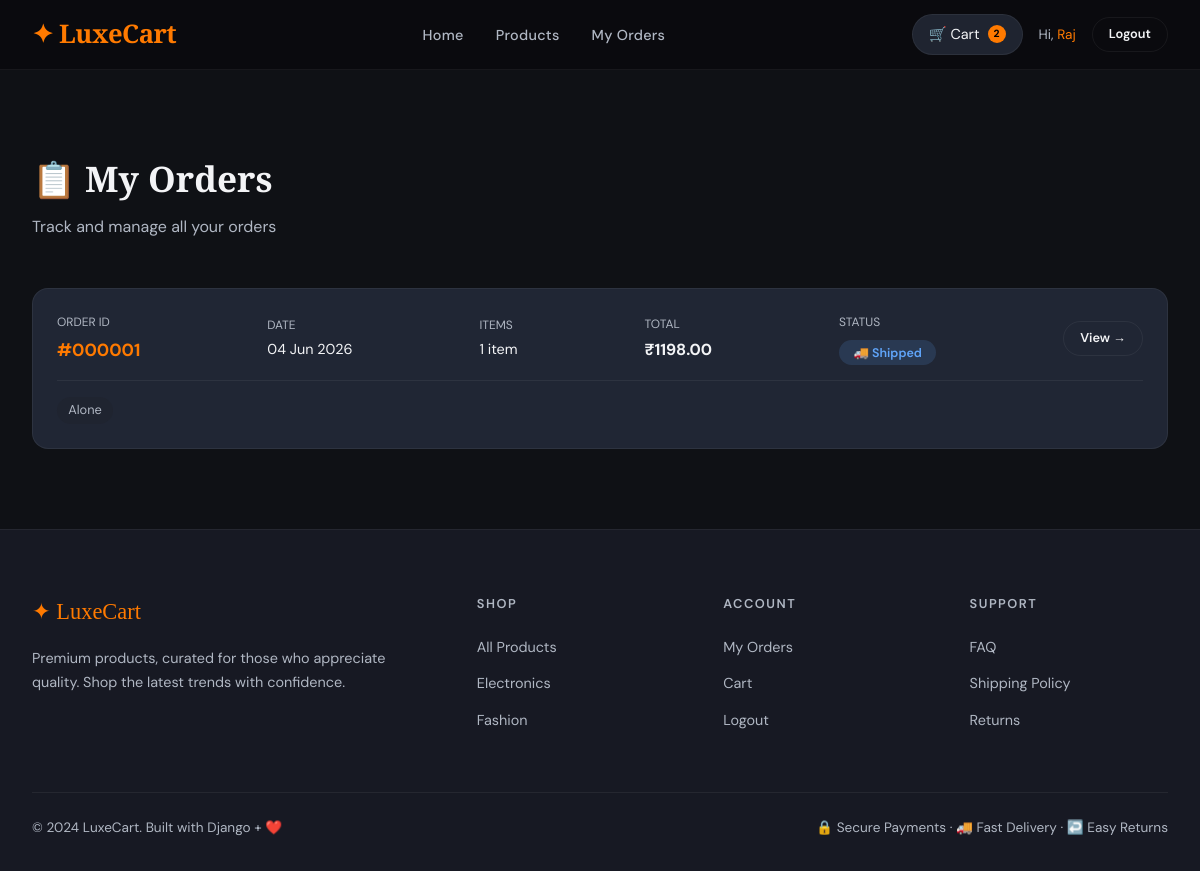
Screenshot of /orders/ (signed in) with the database file from the repository.
### store/models.py (models this page shows, shortened)
class Order(models.Model):
    STATUS_CHOICES = [
        ('pending', 'Pending'),
        ('processing', 'Processing'),
        ('shipped', 'Shipped'),
        ('delivered', 'Delivered'),
        ('cancelled', 'Cancelled'),
    ]
    user = models.ForeignKey(User, on_delete=models.CASCADE, related_name='orders')
    status = models.CharField(max_length=20, choices=STATUS_CHOICES, default='pending')
    total_price = models.DecimalField(max_digits=10, decimal_places=2, default=0)
    shipping_name = models.CharField(max_length=200)
    shipping_address = models.TextField()
    shipping_city = models.CharField(max_length=100)
    shipping_state = models.CharField(max_length=100)
    shipping_zip = models.CharField(max_length=20)
    shipping_phone = models.CharField(max_length=20)
    payment_method = models.CharField(max_length=50, default='cod')
    created_at = models.DateTimeField(auto_now_add=True)
    updated_at = models.DateTimeField(auto_now=True)
    @property
    def status_icon(self):
        icons = {'pending': '🕐', 'processing': '⚙️', 'shipped': '🚚', 'delivered': '✅', 'cancelled': '❌'}
        return icons.get(self.status, '📦')

class OrderItem(models.Model):
    order = models.ForeignKey(Order, on_delete=models.CASCADE, related_name='items')
    product = models.ForeignKey(Product, on_delete=models.CASCADE)
    quantity = models.PositiveIntegerField(default=1)
    price = models.DecimalField(max_digits=10, decimal_places=2)

class Product(models.Model):
    category = models.ForeignKey(Category, on_delete=models.SET_NULL, null=True, related_name='products')
    name = models.CharField(max_length=200)
    slug = models.SlugField(unique=True)
    description = models.TextField()
    price = models.DecimalField(max_digits=10, decimal_places=2)
    original_price = models.DecimalField(max_digits=10, decimal_places=2, null=True, blank=True)
    stock = models.PositiveIntegerField(default=0)
    image = models.ImageField(upload_to='products/', blank=True)
    image_url = models.URLField(blank=True)  # fallback for demo images
    rating = models.DecimalField(max_digits=3, decimal_places=1, default=4.5)
    review_count = models.PositiveIntegerField(default=0)
    is_featured = models.BooleanField(default=False)
    is_active = models.BooleanField(default=True)
    created_at = models.DateTimeField(auto_now_add=True)

### store/views.py (the view)
# urls.py: path('orders/', views.order_history, name='order_history'),
@login_required
def order_history(request):
    orders = Order.objects.filter(user=request.user).order_by('-created_at')
    return render(request, 'store/order_history.html', {'orders': orders})

### store/context_processors.py (called while the page is built)
def cart_count(request):
    if request.user.is_authenticated:
        try:
            cart = Cart.objects.get(user=request.user)
            return {'cart_count': cart.item_count}
        except Cart.DoesNotExist:
            pass
    return {'cart_count': 0}

### store/models.py (called while the page is built)
    @property
    def item_count(self):
        return sum(item.quantity for item in self.cartitem_set.all())

### store/templates/store/order_history.html (shortened to what this page needs)
{% extends 'store/base.html' %}
{% block content %}
<div class="section">
  <div class="container">
    <h1 class="section-title">📋 My Orders</h1>
    <p class="section-sub">Track and manage all your orders</p>
    {% if orders %}
    <div style="display:flex;flex-direction:column;gap:1.2rem;">
      {% for order in orders %}
      <div style="background:var(--card);border:1px solid var(--border);border-radius:var(--radius);padding:1.5rem;transition:all 0.2s;"
           onmouseenter="this.style.borderColor='rgba(232,201,122,0.3)'"
           onmouseleave="this.style.borderColor='var(--border)'">
        <div style="display:flex;align-items:center;justify-content:space-between;flex-wrap:wrap;gap:1rem;">
          <div>
            <div style="font-size:0.75rem;color:var(--text2);margin-bottom:0.2rem;">ORDER ID</div>
            <div style="font-size:1.1rem;font-weight:700;color:var(--accent);">#{{ order.id|stringformat:"06d" }}</div>
          </div>
          <div>
            <div style="font-size:0.75rem;color:var(--text2);margin-bottom:0.2rem;">DATE</div>
            <div style="font-size:0.9rem;">{{ order.created_at|date:"d M Y" }}</div>
          </div>
          <div>
            <div style="font-size:0.75rem;color:var(--text2);margin-bottom:0.2rem;">ITEMS</div>
            <div style="font-size:0.9rem;">{{ order.items.count }} item{% if order.items.count != 1 %}s{% endif %}</div>
          </div>
          <div>
            <div style="font-size:0.75rem;color:var(--text2);margin-bottom:0.2rem;">TOTAL</div>
            <div style="font-size:1rem;font-weight:700;">₹{{ order.total_price }}</div>
          </div>
          <div>
            <div style="font-size:0.75rem;color:var(--text2);margin-bottom:0.4rem;">STATUS</div>
            <span style="padding:0.3rem 0.9rem;border-radius:50px;font-size:0.78rem;font-weight:600;
              {% if order.status == 'delivered' %}background:rgba(78,203,113,0.15);color:#4ecb71;
              {% elif order.status == 'cancelled' %}background:rgba(255,92,92,0.15);color:#ff5c5c;
              {% elif order.status == 'shipped' %}background:rgba(96,165,250,0.15);color:#60a5fa;
              {% else %}background:rgba(232,201,122,0.15);color:#e8c97a;{% endif %}">
              {{ order.status_icon }} {{ order.get_status_display }}
            </span>
          </div>
          <a href="{% url 'order_detail' order.id %}" class="btn btn-outline btn-sm">View →</a>
        </div>
        <div style="margin-top:1rem;padding-top:1rem;border-top:1px solid var(--border);display:flex;gap:0.5rem;flex-wrap:wrap;">
          {% for item in order.items.all|slice:":3" %}
          <span style="font-size:0.8rem;background:var(--bg3);padding:0.2rem 0.7rem;border-radius:50px;color:var(--text2);">{{ item.product.name }}</span>
          {% endfor %}
        </div>
      </div>
      {% endfor %}
    </div>
    {% endif %}
  </div>
</div>
{% endblock %}

### store/templates/store/base.html (shortened to what this page needs)
{% load static %}
<!DOCTYPE html>
<html lang="en">
<head>
<link rel="stylesheet" href="{% static 'store/css/main.css' %}">
</head>
<body>
<nav class="navbar">
  <a href="{% url 'home' %}" class="nav-brand">✦ LuxeCart</a>
  <ul class="nav-links">
    <li><a href="{% url 'home' %}">Home</a></li>
    <li><a href="{% url 'product_list' %}">Products</a></li>
    {% if user.is_authenticated %}
    <li><a href="{% url 'order_history' %}">My Orders</a></li>
    {% endif %}
  </ul>
  <div class="nav-actions">
    {% if user.is_authenticated %}
      <a href="{% url 'cart' %}" class="btn-cart">
        🛒 Cart
        <span class="cart-badge">{{ cart_count }}</span>
      </a>
      <span class="nav-user">Hi, <span>{{ user.first_name|default:user.username }}</span></span>
      <a href="{% url 'logout' %}" class="btn-outline btn btn-sm">Logout</a>
    {% else %}
      <a href="{% url 'login' %}" class="btn-outline btn btn-sm">Login</a>
      <a href="{% url 'register' %}" class="btn-nav-auth">Register</a>
    {% endif %}
  </div>
</nav>
{% block content %}{% endblock %}
<footer class="footer">
  <div class="container">
    <div class="footer-grid">
      <div>
        <div class="footer-brand">✦ LuxeCart</div>
        <p class="footer-desc">Premium products, curated for those who appreciate quality. Shop the latest trends with confidence.</p>
      </div>
      <div>
        <div class="footer-title">Shop</div>
        <ul class="footer-links">
          <li><a href="{% url 'product_list' %}">All Products</a></li>
          <li><a href="{% url 'product_list' %}?category=electronics">Electronics</a></li>
          <li><a href="{% url 'product_list' %}?category=fashion">Fashion</a></li>
        </ul>
      </div>
      <div>
        <div class="footer-title">Account</div>
        <ul class="footer-links">
          {% if user.is_authenticated %}
          <li><a href="{% url 'order_history' %}">My Orders</a></li>
          <li><a href="{% url 'cart' %}">Cart</a></li>
          <li><a href="{% url 'logout' %}">Logout</a></li>
          {% else %}
          <li><a href="{% url 'login' %}">Login</a></li>
          <li><a href="{% url 'register' %}">Register</a></li>
          {% endif %}
        </ul>
      </div>
      <div>
        <div class="footer-title">Support</div>
        <ul class="footer-links">
          <li><a href="#">FAQ</a></li>
          <li><a href="#">Shipping Policy</a></li>
          <li><a href="#">Returns</a></li>
        </ul>
      </div>
    </div>
    <div class="footer-bottom">
      <p class="footer-copy">© 2024 LuxeCart. Built with Django + ❤️</p>
      <p class="footer-copy">🔒 Secure Payments · 🚚 Fast Delivery · ↩️ Easy Returns</p>
    </div>
  </div>
</footer>
</body>
</html>

### store/static/store/css/main.css (style rules this page uses)
:root { --bg: #0f1115; --bg2: #171923; --bg3: #1f2430; --card: #202634; --border: rgba(255,255,255,0.06); --accent: #ff7a00; --accent2: #ff9a3c; --text: #f3f4f6; --text2: #b0b7c3; --text3: #7b8494; --success: #22c55e; --danger: #ef4444; --info: #38bdf8; --radius: 16px; --radius-sm: 8px; --shadow: 0 10px 30px rgba(0,0,0,0.35); --glow: 0 0 30px rgba(255,122,0,0.18); }
*, *::before, *::after { box-sizing: border-box; margin: 0; padding: 0; }
html { scroll-behavior: smooth; }
body { font-family: 'DM Sans', sans-serif; background: var(--bg); color: var(--text); min-height: 100vh; line-height: 1.6; }
a { text-decoration: none; color: inherit; }
.navbar { position: sticky; top: 0; z-index: 1000; background: rgba(10,10,15,0.92); backdrop-filter: blur(20px); border-bottom: 1px solid var(--border); padding: 0 2rem; display: flex; align-items: center; justify-content: space-between; height: 70px; }
.nav-brand { font-family: 'Playfair Display', serif; font-size: 1.6rem; font-weight: 700; color: var(--accent); letter-spacing: -0.5px; }
.nav-links { display: flex; align-items: center; gap: 2rem; list-style: none; }
.nav-links a { color: var(--text2); font-size: 0.9rem; font-weight: 500; transition: color 0.2s; letter-spacing: 0.3px; }
.nav-actions { display: flex; align-items: center; gap: 1rem; }
.btn-cart { position: relative; background: var(--bg3); border: 1px solid var(--border); color: var(--text); padding: 0.5rem 1rem; border-radius: 50px; font-size: 0.9rem; cursor: pointer; display: flex; align-items: center; gap: 0.5rem; transition: all 0.2s; }
.cart-badge { background: var(--accent); color: #000; font-size: 0.65rem; font-weight: 700; width: 18px; height: 18px; border-radius: 50%; display: flex; align-items: center; justify-content: center; }
.nav-user { color: var(--text2); font-size: 0.85rem; }
.nav-user span { color: var(--accent); }
.btn { padding: 0.75rem 1.8rem; border-radius: 50px; font-size: 0.9rem; font-weight: 600; cursor: pointer; border: none; display: inline-flex; align-items: center; gap: 0.5rem; transition: all 0.25s; text-decoration: none; }
.btn-outline { background: transparent; color: var(--text); border: 1px solid var(--border); }
.btn-sm { padding: 0.4rem 1rem; font-size: 0.8rem; }
.section { padding: 5rem 2rem; }
.section-title { font-family: 'Playfair Display', serif; font-size: 2.2rem; font-weight: 700; margin-bottom: 0.5rem; }
.section-sub { color: var(--text2); margin-bottom: 3rem; }
.container { max-width: 1200px; margin: 0 auto; }
.footer { background: var(--bg2); border-top: 1px solid var(--border); padding: 4rem 2rem 2rem; }
.footer-grid { display: grid; grid-template-columns: 2fr 1fr 1fr 1fr; gap: 3rem; margin-bottom: 3rem; }
.footer-brand { font-family: 'Playfair Display', serif; font-size: 1.4rem; color: var(--accent); margin-bottom: 1rem; }
.footer-desc { color: var(--text2); font-size: 0.9rem; line-height: 1.7; }
.footer-title { font-size: 0.8rem; text-transform: uppercase; letter-spacing: 1.5px; color: var(--text2); margin-bottom: 1.2rem; font-weight: 600; }
.footer-links { list-style: none; }
.footer-links li { margin-bottom: 0.7rem; }
.footer-links a { color: var(--text2); font-size: 0.9rem; transition: color 0.2s; }
.footer-bottom { border-top: 1px solid var(--border); padding-top: 1.5rem; display: flex; justify-content: space-between; align-items: center; }
.footer-copy { font-size: 0.85rem; color: var(--text2); }

### rows the page displays
Order: id "000001", created_at "04 Jun 2026", items.count "1", total_price "1198.00", status_icon "🚚", status "Shipped"
OrderItem: product.name "Alone"

### other values shown
{{ cart_count }} "2"
{{ user.first_name|default:user.username }} "Raj"
